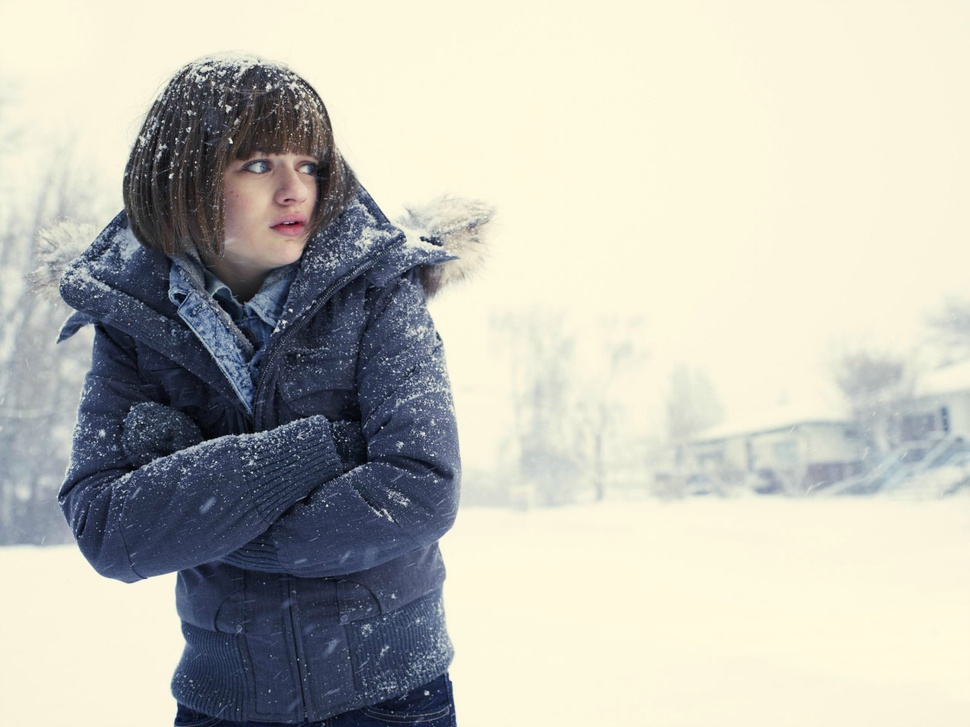
#> input picture img/sample.jpg, 970 x 727 px, shrunk from 1200 x 899 before the run
$ python numpy-sample.py
#> lines starting #> are read from the running program, lines starting #| are printed output that depends on the picture
from PIL import Image
import numpy as np
from pylab import *

im = np.array(Image.open("../img/sample.jpg"))
#> im is the input picture: shape (727, 970, 3); mean R, G, B 191.8, 191.2, 182

print(im.shape, im.dtype)
#| (727, 970, 3) uint8

im = np.array(Image.open("../img/sample.jpg").convert("L"), "f")
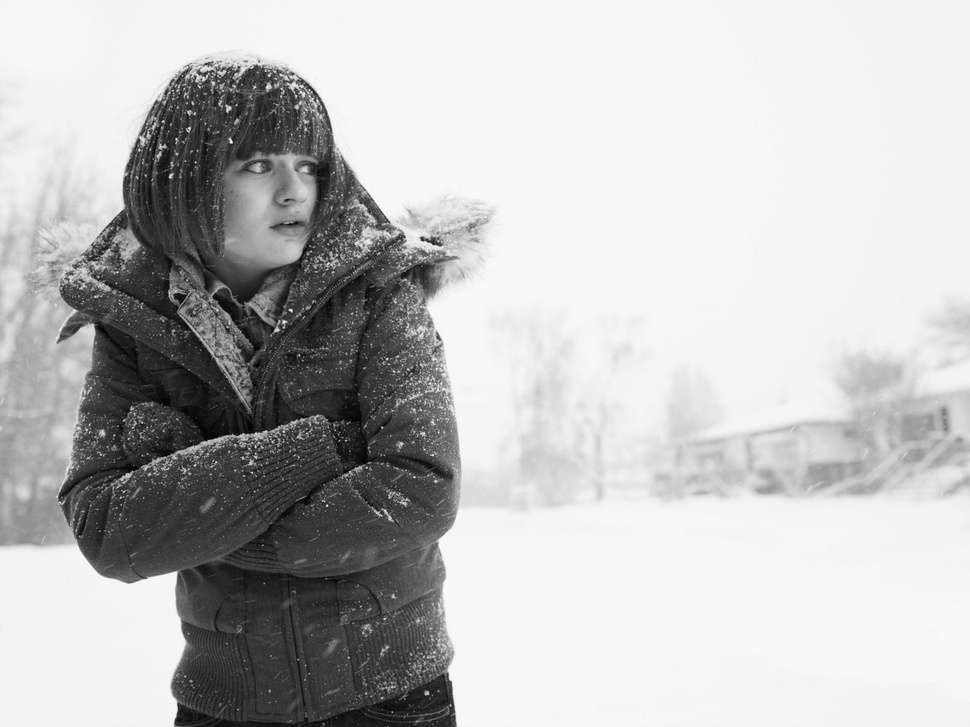
#> im: shape (727, 970) float32; min 0, max 253, mean 190.2

print(im.shape, im.dtype)
#| (727, 970) float32
print(int(im.min()), int(im.max()))
#| 0 253

figure()

im2 = 255 - im
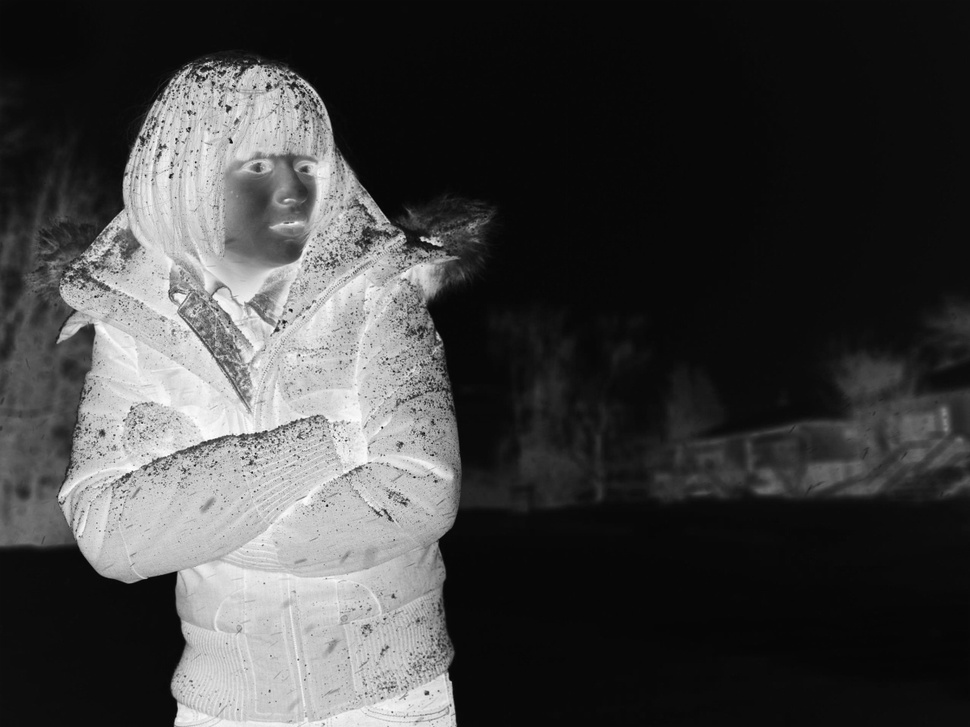
#> im2: shape (727, 970) float32; min 2, max 255, mean 64.8
pil_im2 = Image.fromarray(im2)
subplot(1, 3, 1)
axis('off')
imshow(im2)
print(int(im2.min()), int(im2.max()))
#| 2 255

im3 = (100.0/255)*im + 100
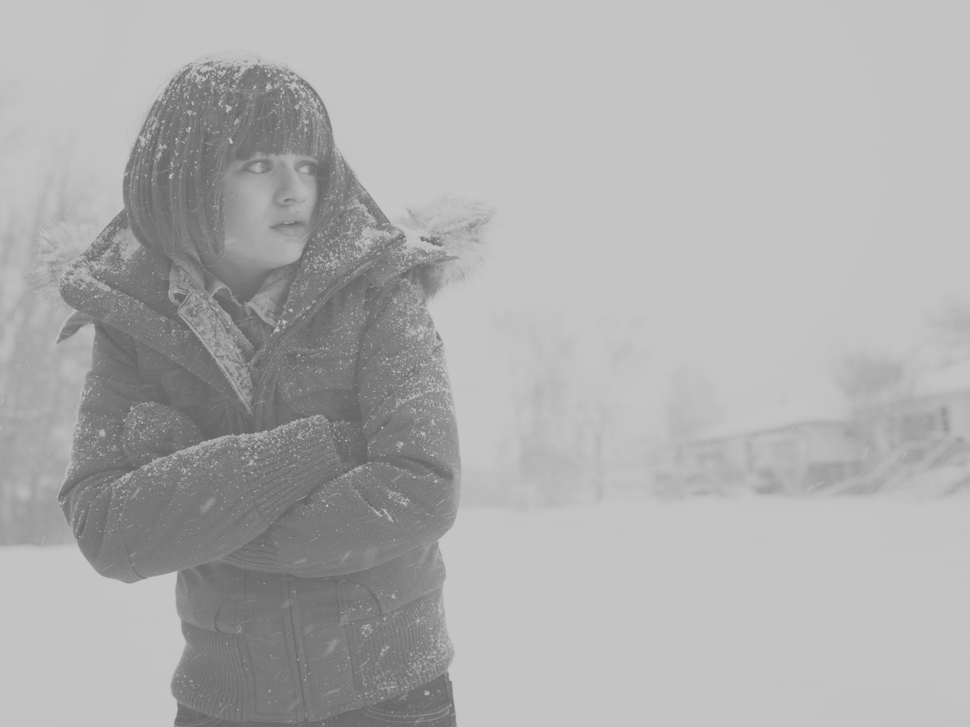
#> im3: shape (727, 970) float32; min 100, max 199.2, mean 174.6
pil_im3 = Image.fromarray(im3)
subplot(1, 3, 2)
axis('off')
imshow(im3)
print(int(im3.min()), int(im3.max()))
#| 100 199

im4 = 255 * (im/255)**2
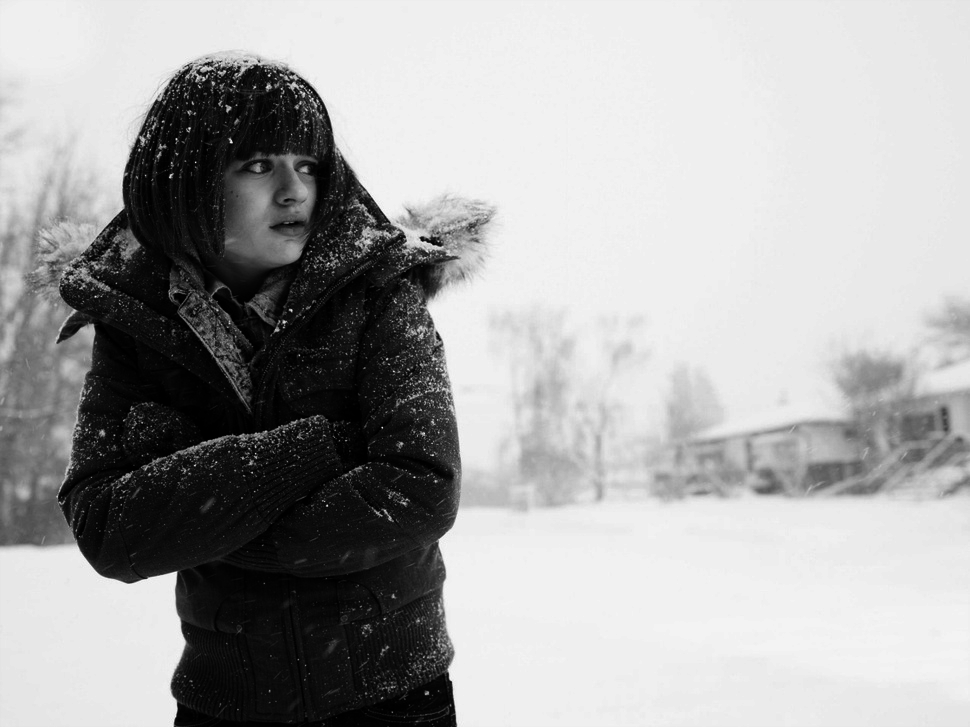
#> im4: shape (727, 970) float32; min 0, max 251, mean 166.9
pil_im4 = Image.fromarray(im4)
subplot(1, 3, 3)
axis('off')
imshow(im4)
print(int(im4.min()), int(im4.max()))
#| 0 251

show()
